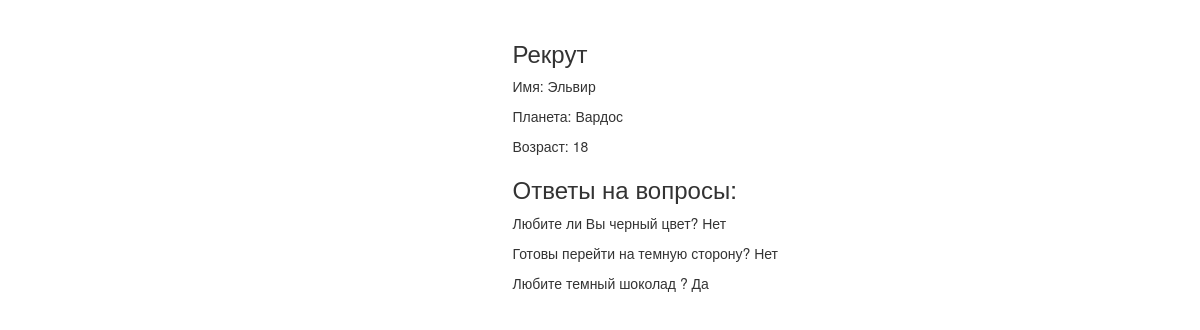
The page /view_recrut_details/50 on the database its author committed.
### main/models.py (models this page shows, shortened)
class Recruit(models.Model):
    name = models.CharField(default='', max_length=32, verbose_name='Имя')
    planet = models.ForeignKey(Planet, on_delete=models.CASCADE, verbose_name='Планета')
    age = models.IntegerField(default=18, verbose_name='Возраст')
    email = models.CharField(default='', max_length=256, verbose_name='Email')
    master = models.ForeignKey(Sith, on_delete=models.CASCADE, null=True, blank=True)
    class Meta:
        verbose_name = 'Рекрут'
        verbose_name_plural = 'Рекруты'

class Planet(models.Model):
    name = models.CharField(default='', max_length=32, verbose_name='Название планеты', unique=True)
    def __str__(self):
        return self.name
    class Meta:
        verbose_name = 'Планета'
        verbose_name_plural = 'Планеты'

class Replys(models.Model):
    recruit = models.ForeignKey(Recruit, on_delete=models.CASCADE, blank=True, null=True)
    question = models.ForeignKey(Questions, on_delete=models.CASCADE, blank=True, null=True)
    answer = models.BooleanField(default=0)

class Questions(models.Model):
    text = models.CharField(default='', max_length=256, verbose_name='Вопрос')
    class Meta:
        verbose_name = 'Вопрос'
        verbose_name_plural = 'Вопросы'

### main/views.py (the view)
# urls.py: path('view_recrut_details/<int:id>', view_recrut_details, name='view_recrut_details')
def view_recrut_details(request, id):
    recrut = Recruit.objects.get(id=id)
    replys = Replys.objects.filter(recruit=recrut)
    return render(request, 'recrut_details.html', {'recrut':recrut, 'replys':replys})

### templates/recrut_details.html (shortened to what this page needs)
<!DOCTYPE html>
<html lang="en">
<head>
    {% load staticfiles %}
    <link href="/static/css/bootstrap.min.css" rel="stylesheet">
</head>
<body>
    <br>
    <div class="row">
        <div class="col-md-5 col-xs-1"></div>
        <div class="col-md-3 col-xs-10">
            <div>
                <h3>Рекрут</h3>
                <p>Имя: {{ recrut.name }}</p>
                <p>Планета: {{ recrut.planet }}</p>
                <p>Возраст: {{ recrut.age }}</p>
            </div>
            <div>
                <h3>Ответы на вопросы:</h3>
                {% for i in replys %}
                {% if i.answer == 1 %}
                <p>{{ i.question.text }} Да</p>
                {% else %}
                <p>{{ i.question.text }} Нет</p>
                {% endif %}
                {% endfor %}
            </div>
        </div>
    </div>
</body>
</html>

### rows shown on the page
Recruit: name "Эльвир", planet "Вардос", age "18"
Replys: question.text "Любите ли Вы черный цвет?"
Replys: question.text "Готовы перейти на темную сторону?"
Replys: question.text "Любите темный шоколад ?"
